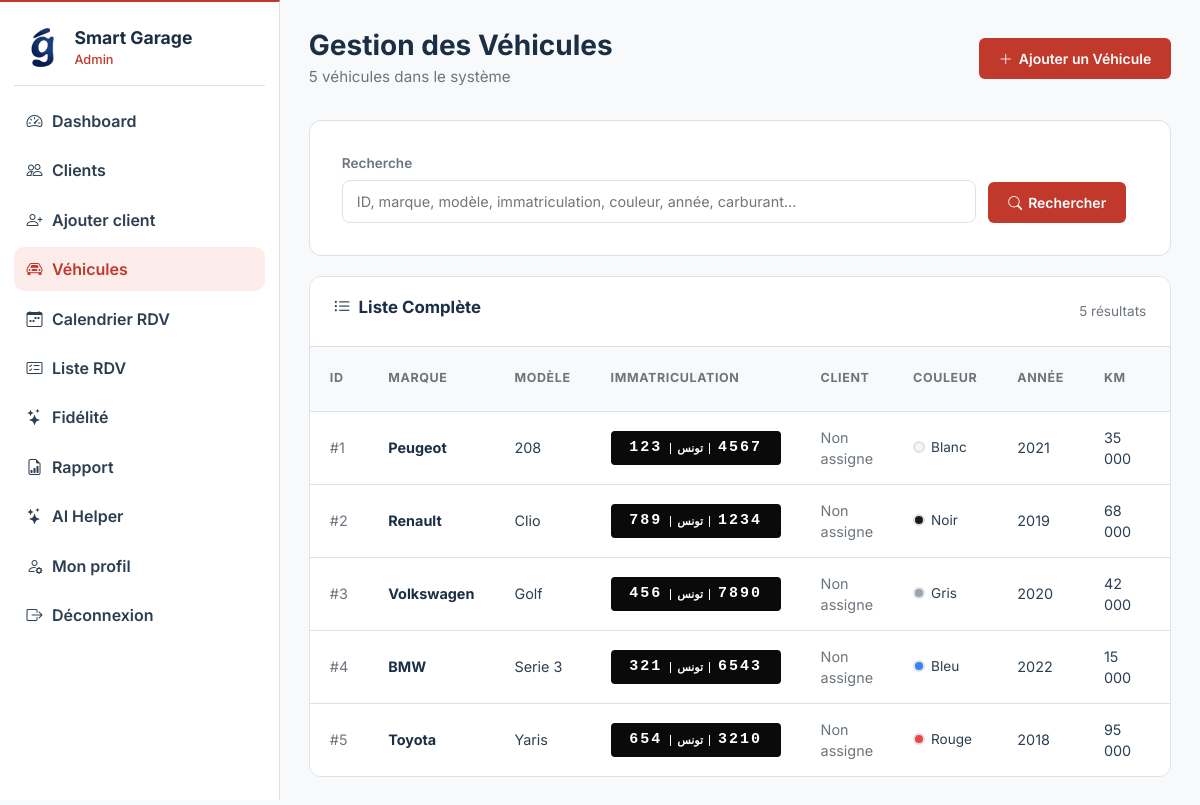
Page /vehicule et rdv/index.php?action=manageVehicles on the committed database.
### tables this page shows
CREATE TABLE IF NOT EXISTS vehicle (
    id INT AUTO_INCREMENT PRIMARY KEY,
    marque VARCHAR(100) NOT NULL,
    modele VARCHAR(100) NOT NULL,
    immatriculation VARCHAR(20) NOT NULL UNIQUE,
    couleur VARCHAR(50) NOT NULL,
    annee INT NOT NULL,
    kilometrage INT NOT NULL,
    carburant ENUM('Essence','Diesel','Hybride','Electrique','GPL') NOT NULL,
    date_ajout DATETIME DEFAULT CURRENT_TIMESTAMP
);

### vehicule et rdv/controllers/VehicleController.php (called while the page is built, shortened)
<?php
require_once __DIR__ . '/../config/Database.php';
class VehicleController
{
    private PDO $db;
    public function __construct()
    {
        $this->db = Database::getInstance()->getConnection();
    }
    public function manageVehicles()
    {
        $search = trim((string) ($_GET['search'] ?? ''));
        $vehicles = $this->listVehicles($search);
        $clientById = $this->buildClientMapFromRows($vehicles);
        $totalVehicles = $this->countVehicles();
        require __DIR__ . '/../views/back/vehicle_list.php';
    }
    private function listVehicles(string $search = '', ?int $idClient = null): array
    {
        $search = trim($search);
        $filterByClient = $idClient !== null && $this->hasVehicleClientColumn();
        if ($search === '') {
            $stmt = $this->db->query('SELECT * FROM vehicle ORDER BY date_ajout ASC, id ASC');
            return $stmt->fetchAll(PDO::FETCH_ASSOC);
        }
        $normalizedPlateSearch = strtoupper(preg_replace('/[\s\-.]+/', '', $search));
        $sql = 'SELECT * FROM vehicle
                WHERE ' . ($filterByClient ? 'id_client = :id_client AND ' : '') . '(CAST(id AS CHAR) LIKE :search_id
                   OR marque LIKE :search_marque
                   OR modele LIKE :search_modele
                   OR immatriculation LIKE :search_immatriculation
                   OR REPLACE(REPLACE(REPLACE(UPPER(immatriculation), " ", ""), "-", ""), ".", "") LIKE :plate_search
                   OR couleur LIKE :search_couleur
                   OR CAST(annee AS CHAR) LIKE :search_annee
                   OR CAST(kilometrage AS CHAR) LIKE :search_kilometrage
                   OR carburant LIKE :search_carburant)
                ORDER BY date_ajout ASC, id ASC';
        $searchValue = '%' . $search . '%';
        $stmt = $this->db->prepare($sql);
        $params = [
            ':search_id' => $searchValue,
            ':search_marque' => $searchValue,
            ':search_modele' => $searchValue,
            ':search_immatriculation' => $searchValue,
            ':plate_search' => '%' . $normalizedPlateSearch . '%',
            ':search_couleur' => $searchValue,
            ':search_annee' => $searchValue,
            ':search_kilometrage' => $searchValue,
            ':search_carburant' => $searchValue,
        ];
        $stmt->execute($params);
        return $stmt->fetchAll(PDO::FETCH_ASSOC);
    }
    private function buildClientMapFromRows(array $rows): array
    {
        $map = [];
        return $map;
    }
    private function countVehicles(): int
    {
        $stmt = $this->db->query('SELECT COUNT(*) FROM vehicle');
        return (int) $stmt->fetchColumn();
    }
}

### vehicule et rdv/config/Database.php (called while the page is built, shortened)
<?php
class Database {
    private static $instance = null;
    private $connection;
    private $host = 'localhost';
    private $dbname = 'smart_garage';
    private $username = 'root';
    private $password = '';
    private $charset = 'utf8mb4';
    private function __construct() {
        try {
            $dsn = "mysql:host={$this->host};dbname={$this->dbname};charset={$this->charset}";
            $options = [
                PDO::ATTR_ERRMODE            => PDO::ERRMODE_EXCEPTION,
                PDO::ATTR_DEFAULT_FETCH_MODE => PDO::FETCH_ASSOC,
                PDO::ATTR_EMULATE_PREPARES   => false,
            ];
            $this->connection = new PDO($dsn, $this->username, $this->password, $options);
        } catch (PDOException $e) {
            die("Erreur de connexion à la base de données : " . $e->getMessage());
        }
    }
    public static function getInstance() {
        if (self::$instance === null) {
            self::$instance = new self();
        }
        return self::$instance;
    }
    public function getConnection() {
        return $this->connection;
    }
}

### vehicule et rdv/views/back/vehicle_list.php (the view, shortened to what this page needs)
<?php require_once __DIR__ . '/../../helpers/PlateHelper.php'; ?>
<?php require __DIR__ . '/layout_header.php'; ?>
<div style="display:flex; justify-content: space-between; align-items: center; margin-bottom: 2rem;">
    <div>
        <h1 class="page-title" style="margin-bottom:0.2rem;">Gestion des Véhicules</h1>
        <p class="page-subtitle" style="margin-bottom:0;">
            <?php echo (int) ($totalVehicles ?? count($vehicles)); ?> véhicule<?php echo (int) ($totalVehicles ?? count($vehicles)) !== 1 ? 's' : ''; ?> dans le système
        </p>
    </div>
    <a href="index.php?action=addVehicleBack" class="btn-sg btn-sg-primary">
        <i class="bi bi-plus-lg"></i> Ajouter un Véhicule
    </a>
</div>
<div class="sg-form-wrap" style="margin-bottom:1.25rem;">
    <form method="GET" action="index.php" style="display:grid; grid-template-columns:minmax(0, 1fr) auto auto; gap:0.75rem; align-items:end;">
        <div class="sg-form-group">
            <label for="vehicleSearch">Recherche</label>
            <input
                type="search"
                id="vehicleSearch"
                name="search"
                value="<?php echo htmlspecialchars($search ?? ''); ?>"
                placeholder="ID, marque, modèle, immatriculation, couleur, année, carburant..."
            >
        </div>
        <button type="submit" class="btn-sg btn-sg-primary">
            <i class="bi bi-search"></i> Rechercher
        </button>
    </form>
</div>
<?php if (empty($vehicles)): ?>
    <div class="sg-form-wrap empty-state">
        <div class="empty-icon"><i class="bi bi-search"></i></div>
        <?php if (!empty($search)): ?>
            <h3>Aucun résultat</h3>
            <p>Aucun véhicule ne correspond à « <?php echo htmlspecialchars($search); ?> ».</p>
            <a href="index.php?action=manageVehicles" class="btn-sg btn-sg-outline">
                <i class="bi bi-arrow-counterclockwise"></i> Voir toute la liste
            </a>
        <?php else: ?>
            <h3>Aucun véhicule trouvé</h3>
            <p>Aucun véhicule n'est enregistré dans le système.</p>
            <a href="index.php?action=addVehicleBack" class="btn-sg btn-sg-primary">
                <i class="bi bi-plus-lg"></i> Ajouter un Véhicule
            </a>
        <?php endif; ?>
    </div>
<?php else: ?>
    <div class="sg-table-wrap">
        <div class="table-header">
            <h3><i class="bi bi-list-ul me-2"></i>Liste Complète</h3>
            <span style="color:var(--text-muted);font-size:0.85rem;">
                <?php echo count($vehicles); ?> résultat<?php echo count($vehicles) !== 1 ? 's' : ''; ?>
            </span>
        </div>
        <table class="sg-table" id="vehiclesTable">
            <thead>
                <tr>
                    <th>ID</th>
                    <th>Marque</th>
                    <th>Modèle</th>
                    <th>Immatriculation</th>
                    <th>Client</th>
                    <th>Couleur</th>
                    <th>Année</th>
                    <th>Km</th>
                    <th>Santé</th>
                </tr>
            </thead>
            <tbody>
                <?php foreach ($vehicles as $v): ?>
                    <?php
                        $colorMap = [
                            'blanc' => '#f5f5f5', 'noir' => '#1a1a1a', 'gris' => '#9ca3af',
                            'rouge' => '#ef4444', 'bleu' => '#3b82f6', 'vert' => '#22c55e',
                            'jaune' => '#f59e0b', 'orange' => '#f97316', 'marron' => '#92400e',
                            'beige' => '#d4a574', 'violet' => '#8b5cf6', 'rose' => '#ec4899',
                        ];
                        $dotColor = $colorMap[strtolower($v['couleur'])] ?? '#6b7280';
                    ?>
                    <?php $detailUrl = 'index.php?action=vehicleDetail&id=' . (int) $v['id']; ?>
                    <tr class="vehicle-click-row" data-href="<?php echo htmlspecialchars($detailUrl); ?>" tabindex="0" title="Voir la fiche et l'historique">
                        <td style="color:var(--text-muted);">#<?php echo $v['id']; ?></td>
                        <td>
                            <a href="<?php echo htmlspecialchars($detailUrl); ?>" class="vehicle-table-link">
                                <strong><?php echo htmlspecialchars($v['marque']); ?></strong>
                            </a>
                        </td>
                        <td><?php echo htmlspecialchars($v['modele']); ?></td>
                        <td><?php echo formatPlate($v['immatriculation'] ?? ''); ?></td>
                        <td>
                            <?php $owner = !empty($v['id_client']) ? ($clientById[(int) $v['id_client']] ?? null) : null; ?>
                            <?php if ($owner): ?>
                                <a class="vehicle-table-link" href="/integration/client/controllers/AdminController.php?action=showClientDetail&id=<?php echo (int) $v['id_client']; ?>">
                                    <?php echo htmlspecialchars(trim(($owner['prenom'] ?? '') . ' ' . ($owner['nom'] ?? ''))); ?>
                                </a>
                                <div style="color:var(--text-muted);font-size:0.78rem;"><?php echo htmlspecialchars($owner['email'] ?? ''); ?></div>
                            <?php else: ?>
                                <span style="color:var(--text-muted);">Non assigne</span>
                            <?php endif; ?>
                        </td>
                        <td>
                            <span class="badge-color">
                                <span class="color-dot" style="background:<?php echo $dotColor; ?>;"></span>
                                <?php echo htmlspecialchars($v['couleur']); ?>
                            </span>
                        </td>
                        <td><?php echo $v['annee']; ?></td>
                        <td><?php echo number_format($v['kilometrage'], 0, ',', ' '); ?></td>
                        <td>
                        </td>
                    </tr>
                <?php endforeach; ?>
            </tbody>
        </table>
    </div>
<?php endif; ?>
<?php require __DIR__ . '/layout_footer.php'; ?>

### vehicule et rdv/helpers/PlateHelper.php (shortened to what this page needs)
<?php
if (!function_exists('formatPlate')) {
    function normalizePlateString(string $immatriculation): string
    {
        $raw = strtoupper(trim($immatriculation));
        $normalized = preg_replace('/\s+/', '', $raw);
        return str_replace(['-', '.'], '', $normalized);
    }
    function formatTUPlate(string $normalized): string
    {
        $parts = preg_split('/TU/i', $normalized);
        $left = (is_array($parts) && isset($parts[0])) ? trim($parts[0]) : '';
        $right = (is_array($parts) && isset($parts[1])) ? trim($parts[1]) : '';
        return '<span class="tn-plate">'
            . '<span class="tn-plate-left">' . htmlspecialchars($left, ENT_QUOTES, 'UTF-8') . '</span>'
            . '<span class="tn-plate-center">تونس</span>'
            . '<span class="tn-plate-right">' . htmlspecialchars($right, ENT_QUOTES, 'UTF-8') . '</span>'
            . '</span>';
    }
    function formatPlate(string $immatriculation): string
    {
        $normalized = normalizePlateString($immatriculation);
        if (preg_match('/^\d{1,3}TU\d{1,4}$/i', $normalized) === 1) {
            return formatTUPlate($normalized);
        }
        return formatNeutralPlate($immatriculation);
    }
}

### vehicule et rdv/views/css/style.css (style rules this page uses)
:root { --bg-primary: #FFFFFF; --bg-secondary: #F8F9FA; --bg-card: #FFFFFF; --bg-card-hover: #F1F3F4; --border-color: #DEE2E6; --text-primary: #2C3E50; --text-secondary: #6C757D; --text-muted: #6C757D; --accent: #C0392B; --accent-hover: #A93226; --accent-secondary: #1A2E44; --accent-glow: rgba(192, 57, 43, 0.15); --success: #2E7D32; --success-bg: #E8F5E9; --danger: #C62828; --danger-bg: #FDECEA; --warning: #A66D03; --warning-bg: #FFF3CD; --info: #1A2E44; --info-bg: #E7EEF7; --gradient-1: linear-gradient(135deg, #C0392B, #A93226); --gradient-2: linear-gradient(135deg, #1A2E44, #273F5C); --gradient-3: linear-gradient(135deg, #E67E22, #D46A0A); --gradient-4: linear-gradient(135deg, #C0392B, #E67E22); --text-dark: #FFFFFF; --radius: 12px; --radius-sm: 8px; --shadow: 0 2px 12px rgba(0, 0, 0, 0.08); --shadow-lg: 0 10px 24px rgba(0, 0, 0, 0.12); --transition: all 0.25s ease; }
* { margin: 0; padding: 0; box-sizing: border-box; }
body { font-family: 'Inter', sans-serif; background: var(--bg-secondary); color: var(--text-primary); min-height: 100vh; -webkit-font-smoothing: antialiased; }
h1, h2, h3, h4, h5, h6, .page-title { font-weight: 700; color: var(--accent-secondary); }
.page-title { font-size: 1.75rem; margin-bottom: 0.3rem; }
.page-subtitle { color: var(--text-secondary); font-size: 0.95rem; margin-bottom: 2rem; }
.sg-table-wrap { background: var(--bg-card); border: 1px solid var(--border-color); border-radius: var(--radius); overflow-x: auto; overflow-y: hidden; }
.sg-table-wrap .table-header { display: flex; align-items: center; justify-content: space-between; padding: 1.25rem 1.5rem; border-bottom: 1px solid var(--border-color); background: #FFFFFF; }
.sg-table-wrap .table-header h3 { font-size: 1.05rem; font-weight: 700; color: var(--accent-secondary); }
.sg-table { width: 100%; border-collapse: collapse; }
.sg-table thead th { text-align: left; padding: 0.85rem 1.25rem; font-size: 0.78rem; font-weight: 700; color: var(--text-secondary); text-transform: uppercase; letter-spacing: 0.05em; border-bottom: 1px solid var(--border-color); background: var(--bg-secondary); }
.sg-table tbody tr { transition: var(--transition); }
.sg-table tbody td { padding: 0.9rem 1.25rem; font-size: 0.9rem; border-bottom: 1px solid var(--border-color); color: var(--text-primary); }
.sg-table tbody tr:last-child td { border-bottom: none; }
.badge-color { display: inline-flex; align-items: center; gap: 6px; font-size: 0.85rem; }
.badge-color .color-dot { width: 12px; height: 12px; border-radius: 50%; border: 2px solid var(--border-color); }
.btn-sg { display: inline-flex; align-items: center; gap: 6px; padding: 10px 20px; border-radius: var(--radius-sm); font-family: 'Inter', sans-serif; font-size: 0.875rem; font-weight: 600; border: none; cursor: pointer; transition: var(--transition); text-decoration: none; }
.btn-sg-primary { background: #C0392B; color: #FFFFFF; border: none; border-radius: 6px; }
.sg-form-wrap { background: #FFFFFF; border: 1px solid #DEE2E6; border-radius: var(--radius); padding: 2rem; }
.sg-form-group { display: flex; flex-direction: column; gap: 6px; }
.sg-form-group label { font-size: 0.85rem; font-weight: 600; color: var(--text-secondary); }
.sg-form-group input, .sg-form-group select, .sg-form-group textarea { background: #FFFFFF; border: 1px solid #DEE2E6; border-radius: var(--radius-sm); padding: 10px 14px; color: var(--text-primary); font-family: 'Inter', sans-serif; font-size: 0.9rem; transition: var(--transition); outline: none; }
.tn-plate { background: #0A0A0A; border: 2px solid #0A0A0A; border-radius: 4px; padding: 4px 10px; display: inline-flex; align-items: center; justify-content: center; gap: 8px; min-width: 170px; white-space: nowrap; }
.tn-plate-left, .tn-plate-right { color: #FFFFFF; font-size: 15px; font-weight: 700; letter-spacing: 2px; font-family: 'Courier New', Courier, monospace; }
.tn-plate-center { color: #FFFFFF; font-size: 11px; font-weight: 700; direction: rtl; border-left: 1px solid #FFFFFF; border-right: 1px solid #FFFFFF; padding: 0 6px; font-family: Arial, sans-serif; line-height: 1; }
.vehicle-click-row { cursor: pointer; }
.vehicle-table-link { color: var(--accent-secondary); text-decoration: none; }

### rows in the picture
vehicle: id "1", marque "Peugeot", modele "208", immatriculation "123", immatriculation "4567", couleur "Blanc", annee "2021", kilometrage "35 000"
vehicle: id "2", marque "Renault", modele "Clio", immatriculation "789", immatriculation "1234", couleur "Noir", annee "2019", kilometrage "68 000"
vehicle: id "3", marque "Volkswagen", modele "Golf", immatriculation "456", immatriculation "7890", couleur "Gris", annee "2020", kilometrage "42 000"
vehicle: id "4", marque "BMW", modele "Serie 3", immatriculation "321", immatriculation "6543", couleur "Bleu", annee "2022", kilometrage "15 000"
vehicle: id "5", marque "Toyota", modele "Yaris", immatriculation "654", immatriculation "3210", couleur "Rouge", annee "2018", kilometrage "95 000"

### other values in the picture
$totalVehicles "5"
count($vehicles) "5"
